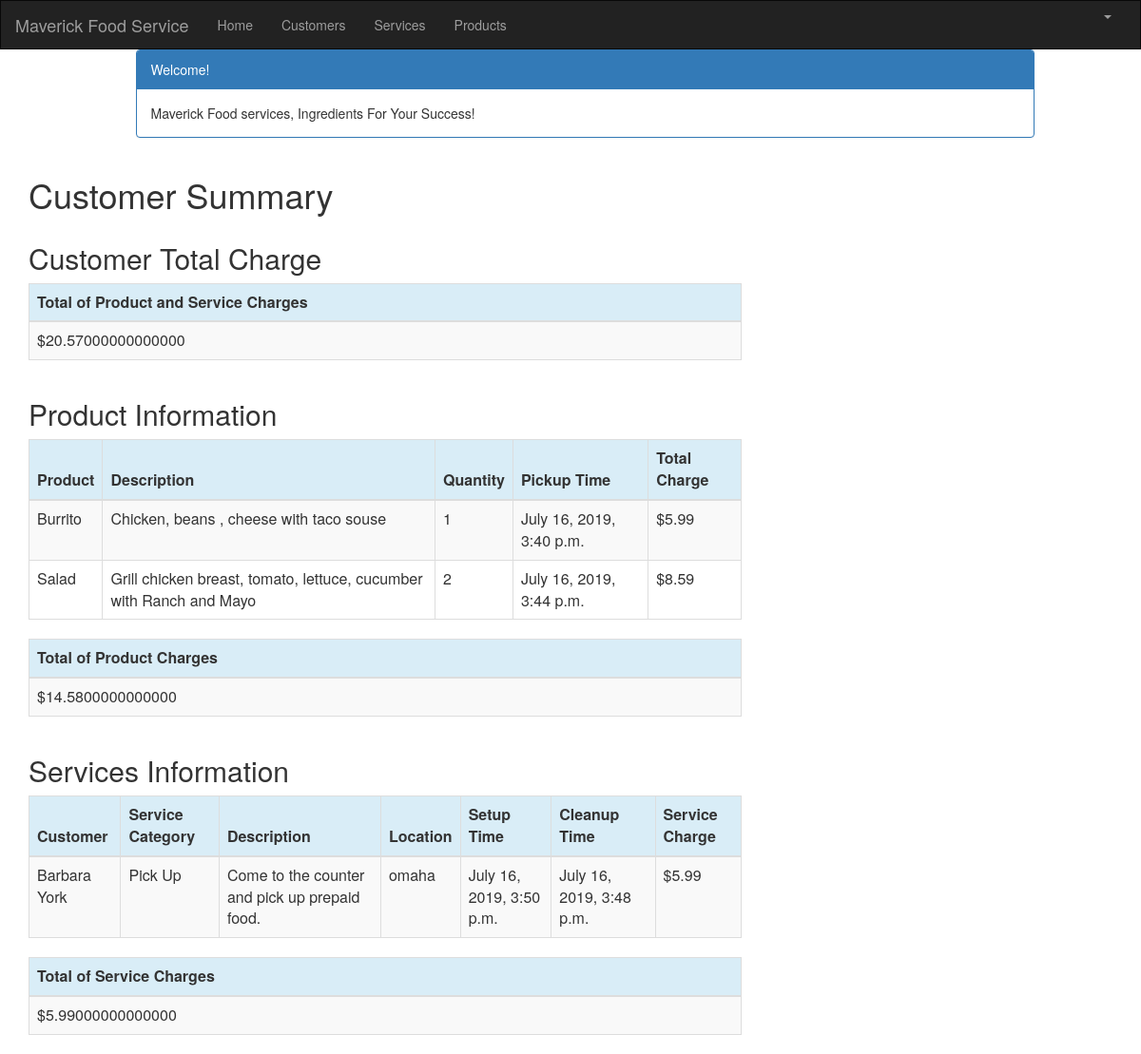
The page /customer/1/summary/ (signed in) on the database as committed earlier.
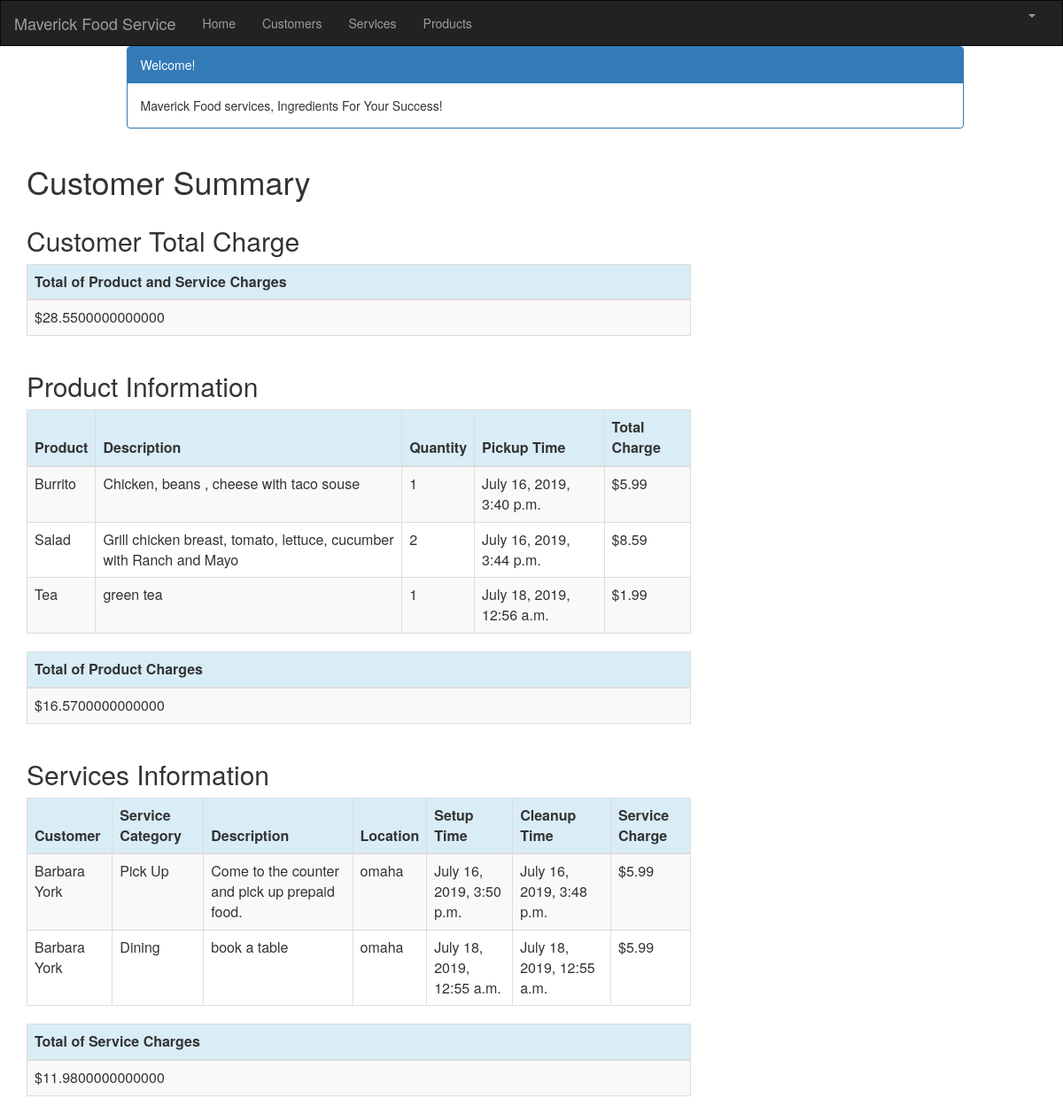
The same page on the database as committed later.
### crm/models.py (models this page shows, shortened)
class Product(models.Model):
    cust_name = models.ForeignKey(Customer, on_delete=models.CASCADE, related_name='products')
    product = models.CharField(max_length=100)
    p_description = models.TextField()
    quantity = models.IntegerField()
    pickup_time = models.DateTimeField(
        default=timezone.now)
    charge = models.DecimalField(max_digits=10, decimal_places=2)
    created_date = models.DateTimeField(
        default=timezone.now)
    updated_date = models.DateTimeField(auto_now_add=True)

class Service(models.Model):
    cust_name = models.ForeignKey(Customer, on_delete=models.CASCADE, related_name='services')
    service_category = models.CharField(max_length=100)
    description = models.TextField()
    location = models.CharField(max_length=200)
    setup_time = models.DateTimeField(
        default=timezone.now)
    cleanup_time = models.DateTimeField(
        default=timezone.now)
    service_charge = models.DecimalField(max_digits=10, decimal_places=2)
    created_date = models.DateTimeField(
        default=timezone.now)
    updated_date = models.DateTimeField(auto_now_add=True)

class Customer(models.Model):
    cust_name = models.CharField(max_length=50)
    organization = models.CharField(max_length=100, blank=True)
    role = models.CharField(max_length=100)
    email = models.EmailField(max_length=100)
    bldgroom = models.CharField(max_length=100)
    address = models.CharField(max_length=200)
    account_number = models.IntegerField(blank=False, null=False)
    city = models.CharField(max_length=50)
    state = models.CharField(max_length=50)
    zipcode = models.CharField(max_length=10)
    phone_number = models.CharField(max_length=50)
    created_date = models.DateTimeField(
        default=timezone.now)
    updated_date = models.DateTimeField(auto_now_add=True)
    def __str__(self):
        return str(self.cust_name)

### crm/views.py (the view)
# urls.py: path('customer/<int:pk>/summary/', views.summary, name='summary'),
@login_required
def summary(request, pk):
    customer = get_object_or_404(Customer, pk=pk)
    customers = Customer.objects.filter(created_date__lte=timezone.now())
    services = Service.objects.filter(cust_name=pk)
    products = Product.objects.filter(cust_name=pk)
    sum_service_charge = Service.objects.filter(cust_name=pk).aggregate(Sum('service_charge'))
    sum_product_charge = Product.objects.filter(cust_name=pk).aggregate(Sum('charge'))
    return render(request, 'crm/summary.html', {'customers': customers,
                                                    'products': products,
                                                    'services': services,
                                                    'sum_service_charge': sum_service_charge,
                                                    'sum_product_charge': sum_product_charge,})

### crm/templates/crm/summary.html
<!DOCTYPE>
{% extends 'crm/base.html' %}
{% block content %}
{% load mathfilters %}
{% load humanize %}
<html lan = "en">
<div class="container">
    <div class="row">
        <div class="col-md-10 col-md-offset-1">
            <div class="panel panel-primary">
                <div class="panel-heading">Welcome!</div>
                <div class="panel-body">
                    Maverick Food services, Ingredients For Your Success!
                </div>
            </div>
        </div>
    </div>
</div>
<div class="row">
    <h1 style="padding-left: 15Px">Customer Summary</h1>
</div>
<div class="row">
        <h2 style="padding-left: 15Px">Customer Total Charge</h2>
    </div>
    <table class="table table-striped table-bordered table-hover">
        <thead>
            <tr class="bg-info">
                <th>Total of Product and Service Charges </th>
            </tr>
        </thead>
        <tbody>
            <tr>
                <td>${{ sum_product_charge.charge__sum|addition:sum_service_charge.service_charge__sum|intcomma }}</td>
            </tr>
        </tbody>
    </table>
    <div class="row">
        <h2 style="padding-left: 15Px">Product Information</h2>
    </div>
        <table class="table table-striped table-bordered table-hover">
            <thead>
            <tr class="bg-info">
                <th>Product</th>
                <th>Description</th>
                <th>Quantity</th>
                <th>Pickup Time</th>
                <th>Total Charge</th>
            </tr>
            </thead>
            <tbody>
            {% for product in products %}
                <tr>
                    <td>{{ product.product }}</td>
                    <td>{{ product.p_description }}</td>
                    <td>{{ product.quantity|intcomma }}</td>
                    <td>{{ product.pickup_time }}</td>
                    <td>${{ product.charge|intcomma }}</td>
                </tr>
            {% endfor %}
            </tbody>
        </table>
        <table class="table table-striped table-bordered table-hover">
            <thead>
            <tr class="bg-info">
                <th>Total of Product Charges</th>
            </tr>
        </thead>
        <tbody>
            <tr>
                <td>${{ sum_product_charge.charge__sum|intcomma }}</td>
            </tr>
        </tbody>
        </table>
    <div class="row">
        <h2 style="padding-left: 15Px">Services Information</h2>
    </div>
    <div>
        <table class="table table-striped table-bordered table-hover">
            <thead>
            <tr class="bg-info">
                <th>Customer</th>
                <th>Service Category</th>
                <th>Description</th>
                <th>Location</th>
                <th>Setup Time</th>
                <th>Cleanup Time</th>
                <th>Service Charge</th>
            </tr>
            </thead>
            <tbody>
            {% for service in services %}
                <tr>
                    <td>{{ service.cust_name }}</td>
                    <td>{{ service.service_category }}</td>
                    <td>{{ service.description }}</td>
                    <td>{{ service.location }}</td>
                    <td>{{ service.setup_time }}</td>
                    <td>{{ service.cleanup_time }}</td>
                    <td>${{ service.service_charge }}</td>
                </tr>
            {% endfor %}
            </tbody>
        </table>
    </div>
    <table class="table table-striped table-bordered table-hover">
        <thead>
            <tr class="bg-info">
                <th>Total of Service Charges</th>
            </tr>
        </thead>
        <tbody>
            <tr>
                <td>${{ sum_service_charge.service_charge__sum|intcomma }}</td>
            </tr>
        </tbody>
    </table>
</html>
{% endblock %}

### crm/templates/crm/base.html (shortened to what this page needs)
<!DOCTYPE html>
{% load staticfiles %}
<html lang="en">
<head>
    <link rel="stylesheet" href="https://maxcdn.bootstrapcdn.com/bootstrap/3.3.7/css/bootstrap.min.css">
</head>
<body id="app-layout">
<nav class="navbar navbar-inverse">
    <div class="container-fluid">
        <div class="navbar-header">
            <a class="navbar-brand" href="/">
                Maverick Food Service
            </a>
        </div>
        <div class="collapse navbar-collapse" id="myNavbar">
            <ul class="nav navbar-nav">
                <li><a href="{% url 'crm:home' %}">Home</a></li>
                <li><a href="{% url 'crm:customer_list' %}">Customers</a></li>
               <li><a href="{% url  'crm:service_list' %}">Services</a></li>
                <li><a href="{% url 'crm:product_list' %}">Products</a></li>
            </ul>
            <ul class="nav navbar-nav navbar-right">
                {% if user.is_authenticated %}
                    <li class="dropdown">
                        <a href="#" class="dropdown-toggle" data-toggle="dropdown" role="button" aria-expanded="false">
                            <span class="caret"></span>
                        </a>
                    </li>
                {% else %}
                    <li><a href="{% url 'login' %}"><span class="glyphicon glyphicon-log-in"></span> Login</a></li>
                {% endif %}
            </ul>
        </div>
    </div>
</nav>
<div class="content container">
    <div class="row">
        <div class="col-md-8">
            {% block content %}{% endblock %}
        </div>
        </div>
</div>
</body>
</html>

### crm/templates/crm/base.html (style rules this page uses)
.navbar { margin-bottom: 0; border-radius: 0; }

Rows that differ between the two databases and show on the page:
added Product: product "Tea", p_description "green tea", quantity "1", pickup_time "July 18, 2019, 12:56 a.m.", charge "1.99"
added Service: cust_name "Barbara York", service_category "Dining", description "book a table", location "omaha", setup_time "July 18, 2019, 12:55 a.m.", cleanup_time "July 18, 2019, 12:55 a.m.", service_charge "5.99"
Other text that changed with them:
{{ sum_product_charge.charge__sum|intcomma }}: "14.5800000000000" → "16.5700000000000"
{{ sum_service_charge.service_charge__sum|intcomma }}: "5.99000000000000" → "11.9800000000000"
text no longer shown: "20.57000000000000"
text now shown: "28.5500000000000"
